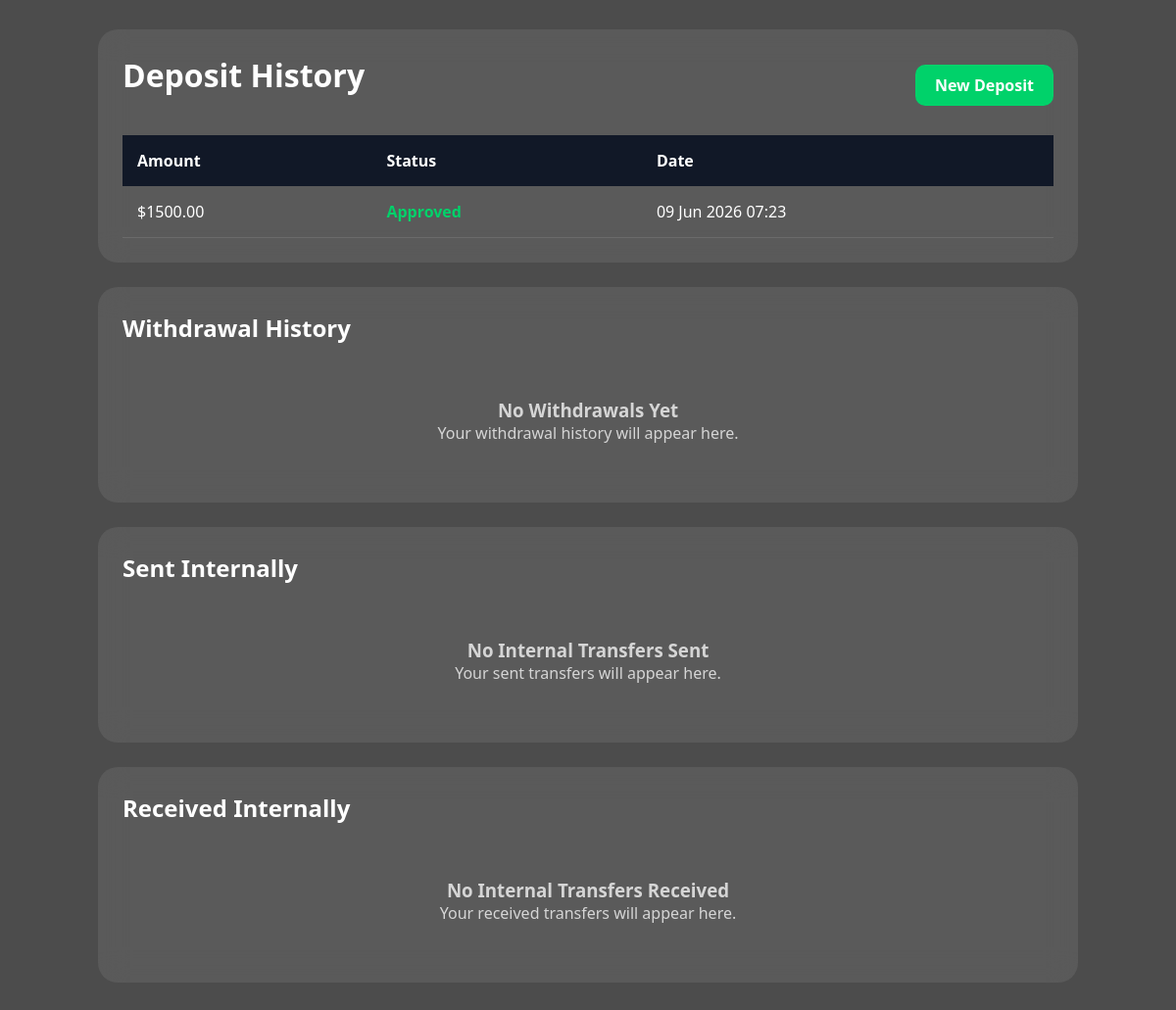
Page /deposit-history/ (signed in) on the earlier database version.
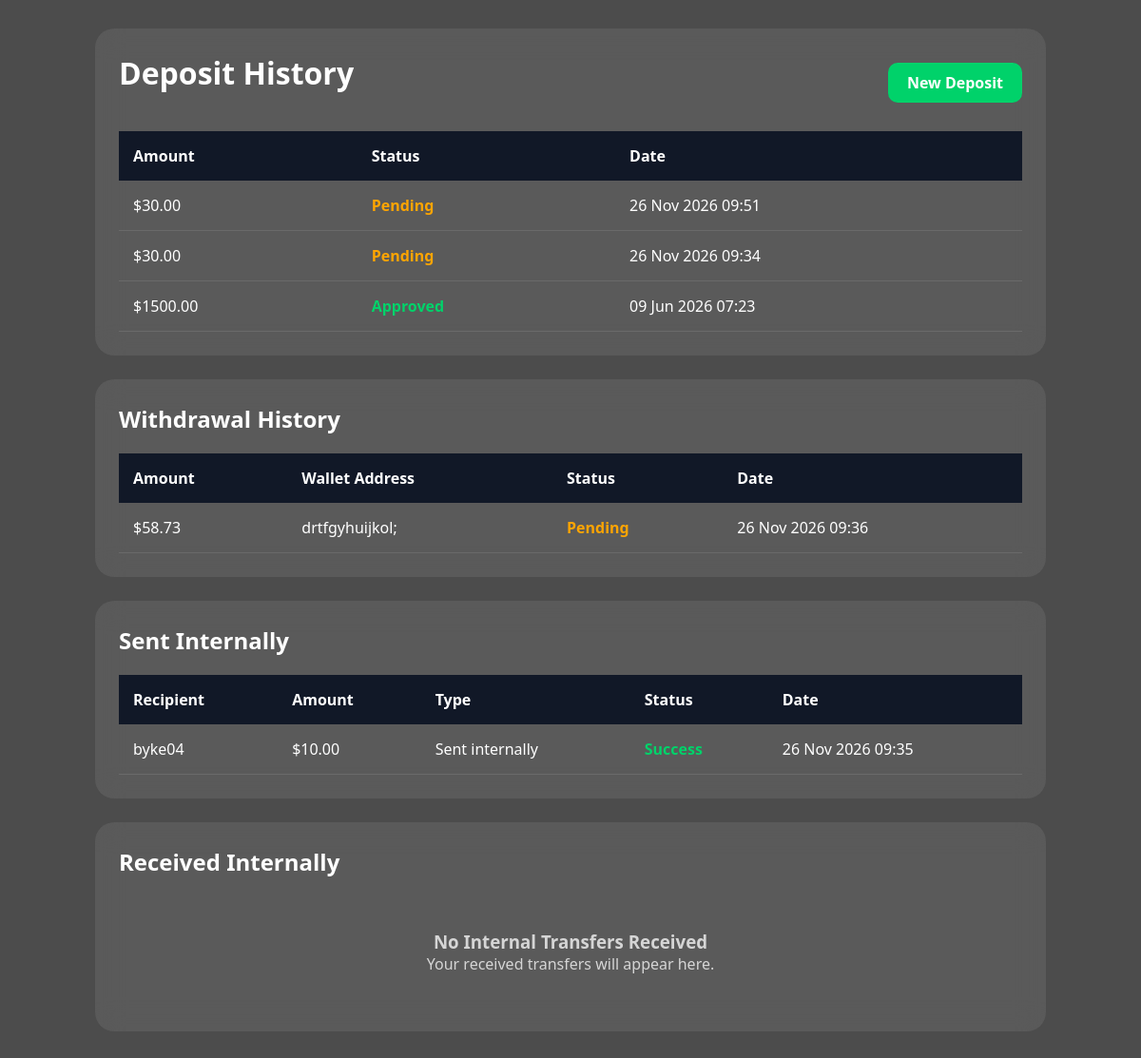
Same page on the later database version.
### finance/models.py (models this page shows, shortened)
class Deposit(models.Model):
    STATUS_CHOICES = (
        ("Pending", "Pending"),
        ("Approved", "Approved"),
        ("Rejected", "Rejected"),
    )
    user = models.ForeignKey(
        User,
        on_delete=models.CASCADE
    )
    amount = models.DecimalField(
        max_digits=12,
        decimal_places=2
    )
    proof = models.ImageField(
        upload_to="proofs/",
        blank=True,
        null=True
    )
    status = models.CharField(
        max_length=20,
        choices=STATUS_CHOICES,
        default="Pending"
    )
    notification_sent = models.BooleanField(default=False)
    credited = models.BooleanField(
        default=False
    )
    created_at = models.DateTimeField(
        auto_now_add=True
    )

class Withdrawal(models.Model):
    STATUS_CHOICES = (
        ("Pending", "Pending"),
        ("Approved", "Approved"),
        ("Rejected", "Rejected"),
    )
    user = models.ForeignKey(
        User,
        on_delete=models.CASCADE
    )
    amount = models.DecimalField(
        max_digits=12,
        decimal_places=2
    )
    wallet_address = models.CharField(
        max_length=255
    )
    status = models.CharField(
        max_length=20,
        choices=STATUS_CHOICES,
        default="Pending"
    )
    processed = models.BooleanField(
        default=False
    )
    created_at = models.DateTimeField(
        auto_now_add=True
    )
    notification_sent = models.BooleanField(
        default=False
    )

class InternshipTransfer(models.Model):
    STATUS_CHOICES = (
        ("SUCCESS", "Success"),
        ("FAILED", "Failed"),
        ("PENDING", "Pending"),
    )
    user = models.ForeignKey(
        User,
        on_delete=models.CASCADE,
        related_name="sent_internship_transfers"
    )
    receiver = models.ForeignKey(
        User,
        on_delete=models.CASCADE,
        related_name="received_internship_transfers",
        null=True,
        blank=True
    )
    receiver_username = models.CharField(
        max_length=150
    )
    amount = models.DecimalField(
        max_digits=12,
        decimal_places=2
    )
    status = models.CharField(
        max_length=20,
        choices=STATUS_CHOICES,
        default="SUCCESS"
    )
    seen_by_receiver = models.BooleanField(default=False)
    seen_by_sender = models.BooleanField(default=False)
    created_at = models.DateTimeField(
        auto_now_add=True
    )

### finance/views.py (the view)
@login_required
def deposit_history(request):
    deposits = Deposit.objects.filter(
        user=request.user
    ).order_by("-created_at")
    withdrawals = Withdrawal.objects.filter(
        user=request.user
    ).order_by("-created_at")
    sent_internal_transfers = InternshipTransfer.objects.filter(
        user=request.user,
        receiver__isnull=False
    ).select_related(
        "receiver"
    ).order_by("-created_at")
    received_internal_transfers = InternshipTransfer.objects.filter(
        receiver=request.user
    ).select_related(
        "user"
    ).order_by("-created_at")
    return render(
        request,
        "finance/deposit_history.html",
        {
            "deposits": deposits,
            "withdrawals": withdrawals,
            "sent_internal_transfers": sent_internal_transfers,
            "received_internal_transfers": received_internal_transfers,
        }
    )

### templates/finance/deposit_history.html (shortened to what this page needs)
{% load static %}
<!DOCTYPE html>
<html lang="en">
<head>
</head>
<body>
<div class="container">
    <div class="card">
        <div class="top">
            <h1>Deposit History</h1>
            <a href="{% url 'deposit' %}" class="btn">
                New Deposit
            </a>
        </div>
        {% if deposits %}
        <div class="table-wrapper">
            <table>
                <thead>
                    <tr>
                        <th>Amount</th>
                        <th>Status</th>
                        <th>Date</th>
                    </tr>
                </thead>
                <tbody>
                    {% for deposit in deposits %}
                    <tr>
                        <td>${{ deposit.amount }}</td>
                        <td>
                            {% if deposit.status == "Approved" %}
                                <span class="approved">Approved</span>
                            {% elif deposit.status == "Rejected" %}
                                <span class="rejected">Rejected</span>
                            {% else %}
                                <span class="pending">Pending</span>
                            {% endif %}
                        </td>
                        <td>{{ deposit.created_at|date:"d M Y H:i" }}</td>
                    </tr>
                    {% endfor %}
                </tbody>
            </table>
        </div>
        {% else %}
        <div class="empty">
            <h3>No Deposits Yet</h3>
            <p>Your deposit history will appear here.</p>
        </div>
        {% endif %}
    </div>
    <div class="card">
        <h2 class="section-title">Withdrawal History</h2>
        {% if withdrawals %}
        <div class="table-wrapper">
            <table>
                <thead>
                    <tr>
                        <th>Amount</th>
                        <th>Wallet Address</th>
                        <th>Status</th>
                        <th>Date</th>
                    </tr>
                </thead>
                <tbody>
                    {% for withdrawal in withdrawals %}
                    <tr>
                        <td>${{ withdrawal.amount }}</td>
                        <td class="wallet-address">
                            {{ withdrawal.wallet_address }}
                        </td>
                        <td>
                            {% if withdrawal.status == "Approved" %}
                                <span class="approved">Approved</span>
                            {% elif withdrawal.status == "Rejected" %}
                                <span class="rejected">Rejected</span>
                            {% else %}
                                <span class="pending">Pending</span>
                            {% endif %}
                        </td>
                        <td>{{ withdrawal.created_at|date:"d M Y H:i" }}</td>
                    </tr>
                    {% endfor %}
                </tbody>
            </table>
        </div>
        {% else %}
        <div class="empty">
            <h3>No Withdrawals Yet</h3>
            <p>Your withdrawal history will appear here.</p>
        </div>
        {% endif %}
    </div>
    <div class="card">
        <h2 class="section-title">Sent Internally</h2>
        {% if sent_internal_transfers %}
        <div class="table-wrapper">
            <table>
                <thead>
                    <tr>
                        <th>Recipient</th>
                        <th>Amount</th>
                        <th>Type</th>
                        <th>Status</th>
                        <th>Date</th>
                    </tr>
                </thead>
                <tbody>
                    {% for transfer in sent_internal_transfers %}
                    <tr>
                        <td>{{ transfer.receiver_username }}</td>
                        <td>${{ transfer.amount }}</td>
                        <td>Sent internally</td>
                        <td>
                            {% if transfer.status == "SUCCESS" %}
                                <span class="approved">Success</span>
                            {% elif transfer.status == "FAILED" %}
                                <span class="rejected">Failed</span>
                            {% else %}
                                <span class="pending">Pending</span>
                            {% endif %}
                        </td>
                        <td>{{ transfer.created_at|date:"d M Y H:i" }}</td>
                    </tr>
                    {% endfor %}
                </tbody>
            </table>
        </div>
        {% else %}
        <div class="empty">
            <h3>No Internal Transfers Sent</h3>
            <p>Your sent transfers will appear here.</p>
        </div>
        {% endif %}
    </div>
    <div class="card">
        <h2 class="section-title">Received Internally</h2>
        {% if received_internal_transfers %}
        <div class="table-wrapper">
            <table>
                <thead>
                    <tr>
                        <th>Sender</th>
                        <th>Amount</th>
                        <th>Type</th>
                        <th>Status</th>
                        <th>Date</th>
                    </tr>
                </thead>
                <tbody>
                    {% for transfer in received_internal_transfers %}
                    <tr>
                        <td>{{ transfer.user.username }}</td>
                        <td>${{ transfer.amount }}</td>
                        <td>Received internally</td>
                        <td>
                            {% if transfer.status == "SUCCESS" %}
                                <span class="approved">Success</span>
                            {% elif transfer.status == "FAILED" %}
                                <span class="rejected">Failed</span>
                            {% else %}
                                <span class="pending">Pending</span>
                            {% endif %}
                        </td>
                        <td>{{ transfer.created_at|date:"d M Y H:i" }}</td>
                    </tr>
                    {% endfor %}
                </tbody>
            </table>
        </div>
        {% else %}
        <div class="empty">
            <h3>No Internal Transfers Received</h3>
            <p>Your received transfers will appear here.</p>
        </div>
        {% endif %}
    </div>
</div>
</body>
</html>

Differences in the rows shown:
added Deposit: amount "30.00", status "Pending", created_at "26 Nov 2026 09:51"
added Deposit: amount "30.00", status "Pending", created_at "26 Nov 2026 09:34"
added Withdrawal: amount "58.73", wallet_address "drtfgyhuijkol;", status "Pending", created_at "26 Nov 2026 09:36"
added InternshipTransfer: status "Success"
Other differences:
text no longer shown: "No Withdrawals Yet Your withdrawal history will appear here. No Internal Transfers Sent Your sent transfers will appear here."
text now shown: "Amount Wallet Address Status Date Recipient Amount Type Status Date"
